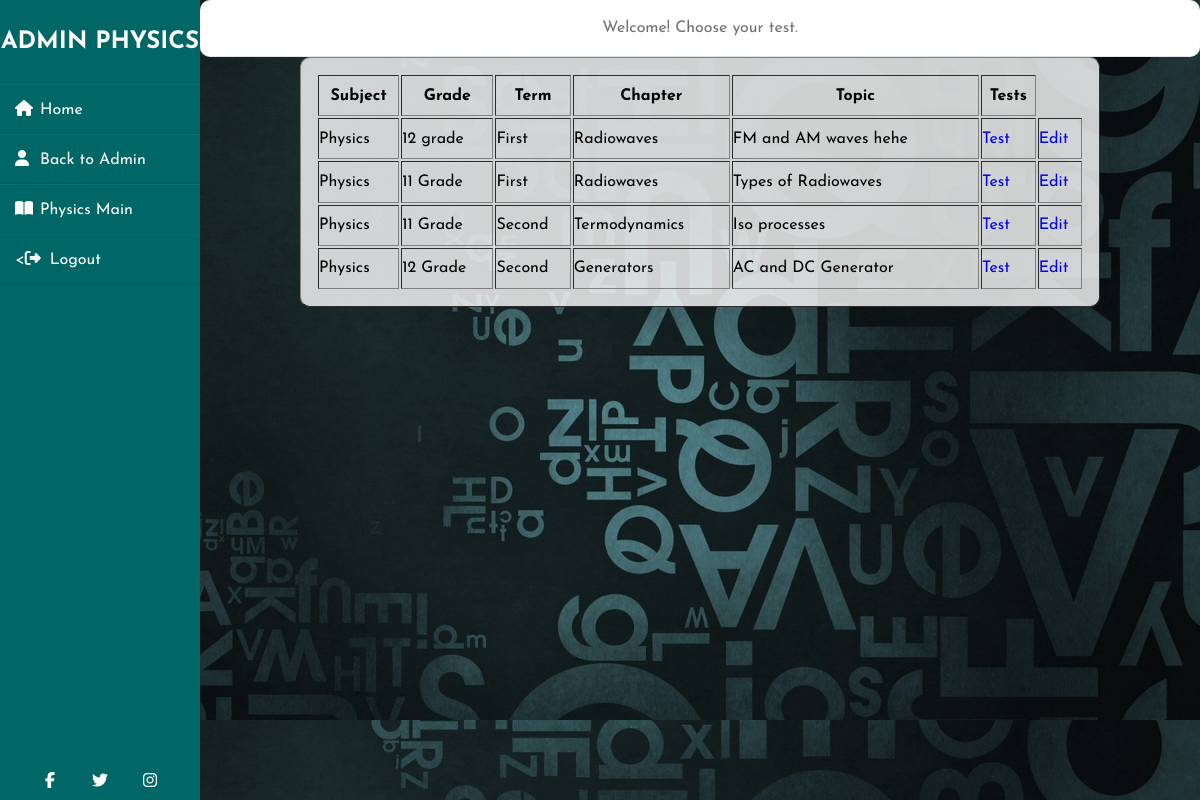
Page /admin_ph.php on the committed database.
### tables this page shows
CREATE TABLE IF NOT EXISTS `subjects` (
  `id_sub` int(5) not null,
  `subject` varchar(20) not null,
  `grade` varchar(12) not null,
  `term` varchar(10) not null,
  `chapter` varchar(30) not null,
  `topic` varchar(40) not null
);

### admin_ph.php (the view, shortened to what this page needs)
<!DOCTYPE html>
<html lang="en">
<head>
	<link rel="stylesheet" href="css/style_ph12.css">
</head>
<body>
<div class="wrapper">
    <div class="sidebar">
        <h2>Admin Physics</h2>
        <ul>
            <li><a href="index.html"><i class="fas fa-home"></i>Home</a></li>
            <li><a href="admin_page.php"><i class="fas fa-user"></i>Back to Admin</a></li>
            <li><a href="physics12.php"><i class="fas fa-book-open"></i>Physics Main</a></li>
            <li><a href="index.php"><<i class="fas fa-sign-out-alt"></i>Logout</a></li>
        </ul>
        <div class="social_media">
          <a href="#"><i class="fab fa-facebook-f"></i></a>
          <a href="#"><i class="fab fa-twitter"></i></a>
          <a href="#"><i class="fab fa-instagram"></i></a>
      </div>
    </div>
    <div class="main_content">
      <center>
        <div class="header">Welcome! Choose your test.</div>
        <center>
				<?php
				$mysqli = new mysqli("localhost", "root", "", "onfor");
				$result=$mysqli->query("select * from subjects where subject='Physics'");
				?>
<center>
				<table class="table " border="1" id="myTable">
				    <tr>
							<th>Subject</th>
				        <th>Grade</th>
				        <th>Term</th>
				        <th>Chapter</th>
				        <th>Topic</th>
                <th>Tests</th>
				  </tr>
				<?php
				while ($row=mysqli_fetch_array($result)){
					echo "<tr><td>$row[subject]</td>";
				echo "<td>$row[grade]</td>";
				echo "<td>$row[term]</td>";
				echo "<td>$row[chapter]</td>";
				    echo "<td>$row[topic]</td>";
						echo "<td><a href='$row[id_sub]physics.php'>Test</a></td>";
            echo "<td><a href='edit_subjects.php?id_sub=$row[id_sub]'>Edit</a></td></tr>";
				}
				?>
      </table>
    </center>
					</div>
</body>
</html>

### css/style_ph12.css (style rules this page uses)
* { margin: 0; padding: 0; box-sizing: border-box; list-style: none; text-decoration: none; font-family: 'Josefin Sans', sans-serif; }
body { background: url("../image/back.jpg"); }
.table { background-color: rgba(255, 255, 255, 0.8); padding: 15px; height: 250px; width: 800px; border-radius: 10px 10px 10px 10px; }
.wrapper { display: flex; position: relative; }
.wrapper .sidebar { width: 200px; height: 100%; background: #006666 ; padding: 30px 0px; position: fixed; }
.wrapper .sidebar h2 { color: #fff; text-transform: uppercase; text-align: center; margin-bottom: 30px; }
.wrapper .sidebar ul li { padding: 15px; border-bottom: 1px solid #bdb8d7; border-bottom: 1px solid rgba(0,0,0,0.05); border-top: 1px solid rgba(255,255,255,0.05); }
.wrapper .sidebar ul li a { color: #ffffff; display: block; }
.wrapper .sidebar ul li a .fas { width: 25px; }
.wrapper .sidebar .social_media { position: absolute; bottom: 0; left: 50%; transform: translateX(-50%); display: flex; }
.wrapper .sidebar .social_media a { display: block; width: 40px; background: #006666; height: 40px; line-height: 45px; text-align: center; margin: 0 5px; color: #ffffff; border-top-left-radius: 5px; border-top-right-radius: 5px; }
.wrapper .main_content { width: 100%; margin-left: 200px; }
.wrapper .main_content .header { padding: 20px; background-color: #fff; color: #717171; border-bottom: 1px solid #e0e4e8; border-radius: 10px 10px 10px 10px; }

### rows in the picture
subjects: subject "Physics", grade "12 grade", term "First", chapter "Radiowaves", topic "FM and AM waves hehe"
subjects: subject "Physics", grade "11 Grade", term "First", chapter "Radiowaves", topic "Types of Radiowaves"
subjects: subject "Physics", grade "11 Grade", term "Second", chapter "Termodynamics", topic "Iso processes"
subjects: subject "Physics", grade "12 Grade", term "Second", chapter "Generators", topic "AC and DC Generator"
